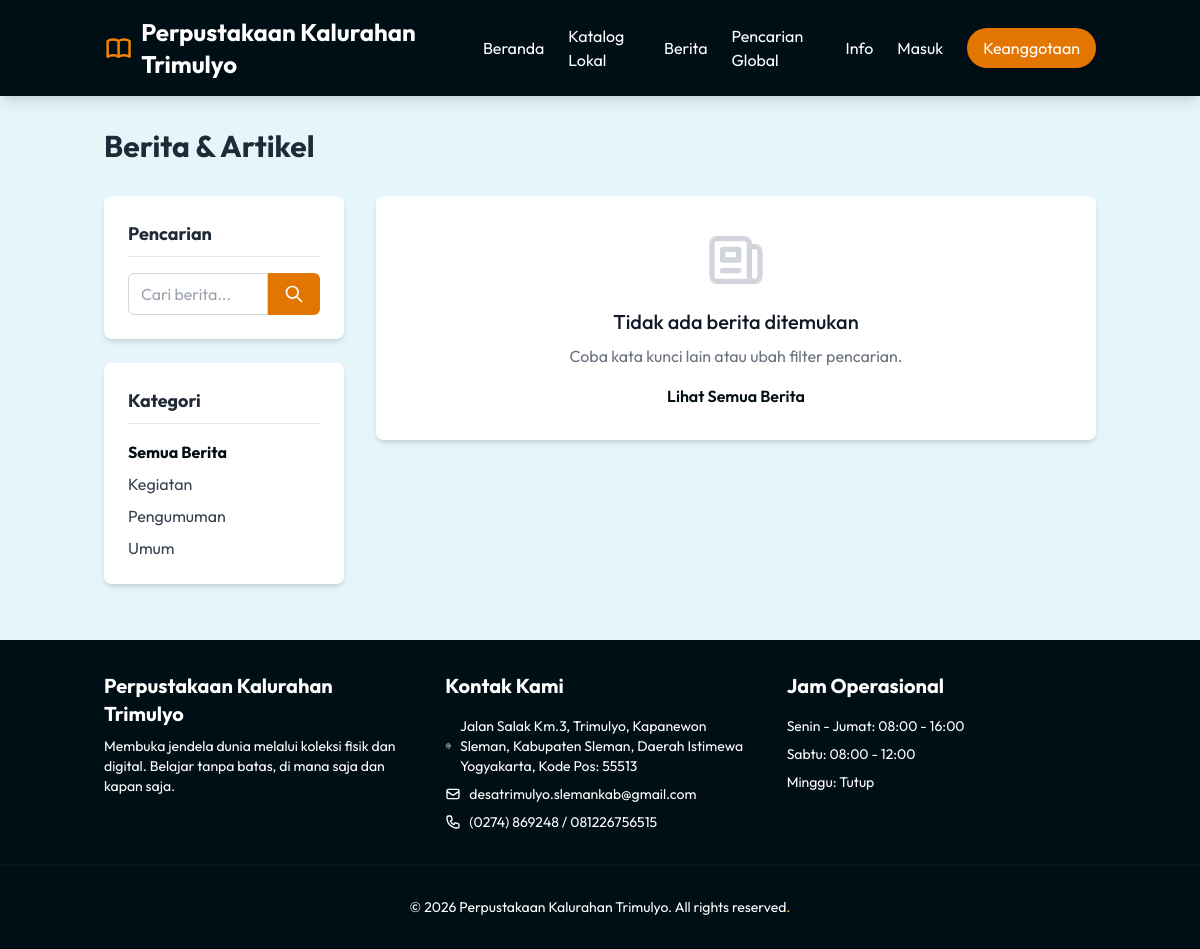
Page /news.php on the committed database.
### tables this page shows
CREATE TABLE `settings` (
  `id` int(11) NOT NULL AUTO_INCREMENT,
  `key_name` varchar(100) NOT NULL,
  `value` text DEFAULT NULL,
  `updated_at` timestamp NOT NULL DEFAULT current_timestamp() ON UPDATE current_timestamp(),
  PRIMARY KEY (`id`),
  UNIQUE KEY `key_name` (`key_name`)
);

CREATE TABLE `news_categories` (
  `id` int(11) NOT NULL AUTO_INCREMENT,
  `name` varchar(255) NOT NULL,
  `slug` varchar(255) NOT NULL,
  PRIMARY KEY (`id`),
  UNIQUE KEY `slug` (`slug`)
);

### includes/functions.php (called while the page is built, shortened)
<?php
function getSetting($pdo, $key, $default = '') {
    try {
        $stmt = $pdo->prepare("SELECT value FROM settings WHERE key_name = ?");
        $stmt->execute([$key]);
        $result = $stmt->fetchColumn();
        return $result !== false ? $result : $default;
    } catch (PDOException $e) {
        return $default;
    }
}
?>

### news.php (the view, shortened to what this page needs)
<?php
require_once 'config/database.php';
require_once 'includes/functions.php';
require_once 'includes/header.php';
$limit = 9;
$page = isset($_GET['page']) ? (int)$_GET['page'] : 1;
$start = ($page - 1) * $limit;
$search = isset($_GET['q']) ? trim($_GET['q']) : '';
$category_slug = isset($_GET['cat']) ? trim($_GET['cat']) : '';
$tag_slug = isset($_GET['tag']) ? trim($_GET['tag']) : '';
$where = "WHERE status = 'published'";
$params = [];
$stmt = $pdo->prepare("SELECT COUNT(*) FROM news $where");
$stmt->execute($params);
$total_results = $stmt->fetchColumn();
$total_pages = ceil($total_results / $limit);
$query = "SELECT news.*, news_categories.name as category_name, news_categories.slug as category_slug FROM news LEFT JOIN news_categories ON news.category_id = news_categories.id $where ORDER BY created_at DESC LIMIT $start, $limit";
$stmt = $pdo->prepare($query);
$stmt->execute($params);
$news_list = $stmt->fetchAll();
$cats = $pdo->query("SELECT * FROM news_categories ORDER BY name")->fetchAll();
?>
<div class="container mx-auto px-4 py-8">
    <div class="flex flex-col md:flex-row justify-between items-center mb-8">
        <h1 class="text-3xl font-bold text-gray-800 mb-4 md:mb-0">Berita & Artikel</h1>
    </div>
    <div class="flex flex-col md:flex-row gap-8">
        <div class="w-full md:w-1/4 order-2 md:order-1">
            <div class="bg-white p-6 rounded-lg shadow-md mb-6">
                <h3 class="font-bold text-lg mb-4 border-b pb-2">Pencarian</h3>
                <form action="" method="GET">
                    <div class="flex">
                        <input type="text" name="q" value="<?= htmlspecialchars($search) ?>" placeholder="Cari berita..." class="w-full border-gray-300 border rounded-l-md px-3 py-2 focus:outline-none focus:ring-1 focus:ring-icy_blue-200 focus:border-frosted_mint-600">
                        <button type="submit" class="bg-baby_pink-600 text-white px-4 rounded-r-md hover:bg-baby_pink-700">
                            <svg class="w-5 h-5" fill="none" stroke="currentColor" viewBox="0 0 24 24"><path stroke-linecap="round" stroke-linejoin="round" stroke-width="2" d="M21 21l-6-6m2-5a7 7 0 11-14 0 7 7 0 0114 0z"></path></svg>
                        </button>
                    </div>
                </form>
            </div>
            <div class="bg-white p-6 rounded-lg shadow-md mb-6">
                <h3 class="font-bold text-lg mb-4 border-b pb-2">Kategori</h3>
                <ul class="space-y-2">
                    <li>
                        <a href="news.php" class="flex items-center justify-between text-gray-700 hover:text-mauve-900 <?= empty($category_slug) ? 'font-bold text-mauve-900' : '' ?>">
                            <span>Semua Berita</span>
                        </a>
                    </li>
                    <?php foreach ($cats as $c): ?>
                        <li>
                            <a href="news.php?cat=<?= $c['slug'] ?>" class="flex items-center justify-between text-gray-700 hover:text-mauve-900 <?= $category_slug == $c['slug'] ? 'font-bold text-mauve-900' : '' ?>">
                                <span><?= htmlspecialchars($c['name']) ?></span>
                            </a>
                        </li>
                    <?php endforeach; ?>
                </ul>
            </div>
        </div>
        <div class="w-full md:w-3/4 order-1 md:order-2">
            <?php if (count($news_list) > 0): ?>
                <div class="grid grid-cols-1 md:grid-cols-2 lg:grid-cols-3 gap-6">
                    <?php foreach ($news_list as $item): ?>
                    <div class="bg-white rounded-lg shadow-md overflow-hidden hover:shadow-lg transition flex flex-col h-full">
                        <a href="news_detail.php?slug=<?= $item['slug'] ?>" class="block aspect-video bg-gray-200 overflow-hidden relative group">
                            <?php if ($item['image']): ?>
                                <img src="uploads/news/<?= htmlspecialchars($item['image']) ?>" alt="<?= htmlspecialchars($item['title']) ?>" class="w-full h-full object-cover transition duration-500 group-hover:scale-105">
                            <?php else: ?>
                                <div class="w-full h-full flex items-center justify-center text-gray-400 bg-gray-100">
                                    <svg class="w-12 h-12" fill="none" stroke="currentColor" viewBox="0 0 24 24"><path stroke-linecap="round" stroke-linejoin="round" stroke-width="2" d="M4 16l4.586-4.586a2 2 0 012.828 0L16 16m-2-2l1.586-1.586a2 2 0 012.828 0L20 14m-6-6h.01M6 20h12a2 2 0 002-2V6a2 2 0 00-2-2H6a2 2 0 00-2 2v12a2 2 0 002 2z"></path></svg>
                                </div>
                            <?php endif; ?>
                            <div class="absolute top-2 left-2 bg-mauve-900 text-white text-xs font-bold px-2 py-1 rounded opacity-90">
                                <?= htmlspecialchars($item['category_name'] ?? 'Umum') ?>
                            </div>
                        </a>
                        <div class="p-4 flex flex-col flex-grow">
                            <div class="text-xs text-gray-500 mb-2 flex items-center">
                                <svg class="w-3 h-3 mr-1" fill="none" stroke="currentColor" viewBox="0 0 24 24"><path stroke-linecap="round" stroke-linejoin="round" stroke-width="2" d="M8 7V3m8 4V3m-9 8h10M5 21h14a2 2 0 002-2V7a2 2 0 00-2-2H5a2 2 0 00-2 2v12a2 2 0 002 2z"></path></svg>
                                <?= date('d M Y', strtotime($item['created_at'])) ?>
                            </div>
                            <h2 class="text-lg font-bold text-gray-800 mb-2 line-clamp-2 hover:text-mauve-900 transition">
                                <a href="news_detail.php?slug=<?= $item['slug'] ?>"><?= htmlspecialchars($item['title']) ?></a>
                            </h2>
                            <p class="text-gray-600 text-sm mb-4 line-clamp-3 flex-grow">
                                <?= htmlspecialchars(substr(strip_tags($item['content']), 0, 150)) ?>...
                            </p>
                            <a href="news_detail.php?slug=<?= $item['slug'] ?>" class="text-frosted_mint-700 font-semibold text-sm hover:underline mt-auto inline-flex items-center">
                                Baca Selengkapnya
                                <svg class="w-4 h-4 ml-1" fill="none" stroke="currentColor" viewBox="0 0 24 24"><path stroke-linecap="round" stroke-linejoin="round" stroke-width="2" d="M14 5l7 7m0 0l-7 7m7-7H3"></path></svg>
                            </a>
                        </div>
                    </div>
                    <?php endforeach; ?>
                </div>
                <?php if ($total_pages > 1): ?>
                <div class="mt-8 flex justify-center">
                    <nav class="inline-flex rounded-md shadow-sm">
                        <?php if ($page > 1): ?>
                            <a href="?page=<?= $page - 1 ?>&q=<?= urlencode($search) ?>&cat=<?= urlencode($category_slug) ?>&tag=<?= urlencode($tag_slug) ?>" class="px-3 py-2 rounded-l-md border border-gray-300 bg-white text-sm font-medium text-gray-700 hover:bg-gray-50">
                                Previous
                            </a>
                        <?php endif; ?>
                        <?php for ($i = 1; $i <= $total_pages; $i++): ?>
                            <a href="?page=<?= $i ?>&q=<?= urlencode($search) ?>&cat=<?= urlencode($category_slug) ?>&tag=<?= urlencode($tag_slug) ?>" class="px-3 py-2 border-t border-b border-gray-300 bg-white text-sm font-medium <?= $i == $page ? 'text-mauve-900 bg-icy_blue-100' : 'text-gray-700 hover:bg-gray-50' ?>">
                                <?= $i ?>
                            </a>
                        <?php endfor; ?>
                        <?php if ($page < $total_pages): ?>
                            <a href="?page=<?= $page + 1 ?>&q=<?= urlencode($search) ?>&cat=<?= urlencode($category_slug) ?>&tag=<?= urlencode($tag_slug) ?>" class="px-3 py-2 rounded-r-md border border-gray-300 bg-white text-sm font-medium text-gray-700 hover:bg-gray-50">
                                Next
                            </a>
                        <?php endif; ?>
                    </nav>
                </div>
                <?php endif; ?>
            <?php else: ?>
                <div class="bg-white p-8 rounded-lg shadow-md text-center">
                    <h3 class="text-xl font-medium text-gray-900">Tidak ada berita ditemukan</h3>
                    <p class="text-gray-500 mt-2">Coba kata kunci lain atau ubah filter pencarian.</p>
                    <a href="news.php" class="inline-block mt-4 text-mauve-900 font-semibold hover:underline">Lihat Semua Berita</a>
                </div>
            <?php endif; ?>
        </div>
    </div>
</div>
<?php require_once 'includes/footer.php'; ?>

### includes/header.php (shortened to what this page needs)
<?php
$site_name = function_exists('getSetting') && isset($pdo) ? getSetting($pdo, 'library_name', 'Perpustakaan Hybrid') : 'Perpustakaan Hybrid';
$logo_mode = function_exists('getSetting') && isset($pdo) ? getSetting($pdo, 'logo_display_mode', 'logo_text') : 'logo_text';
?>
<!DOCTYPE html>
<html lang="id">
<head>
    <script src="https://cdn.tailwindcss.com"></script>
</head>
<body class="bg-frosted_mint-100 text-gray-800 flex flex-col min-h-screen pb-16 md:pb-0">
    <nav class="bg-mauve-900 text-white shadow-lg">
        <div class="container mx-auto px-4">
            <div class="flex justify-between items-center py-4">
                <a href="<?= BASE_URL ?>index.php" class="text-2xl font-bold flex items-center space-x-2">
                    <?php if ($logo_mode !== 'logo_only'): ?>
                        <span><?= htmlspecialchars($site_name) ?></span>
                    <?php endif; ?>
                </a>
                <div class="hidden md:flex space-x-6 items-center">
                    <a href="<?= BASE_URL ?>index.php" class="hover:text-lemon_chiffon-400 transition">Beranda</a>
                    <a href="<?= BASE_URL ?>catalog.php" class="hover:text-lemon_chiffon-400 transition">Katalog Lokal</a>
                    <a href="<?= BASE_URL ?>news.php" class="hover:text-lemon_chiffon-400 transition">Berita</a>
                    <a href="<?= BASE_URL ?>search_global.php" class="hover:text-lemon_chiffon-400 transition">Pencarian Global</a>
                    <a href="<?= BASE_URL ?>info.php" class="hover:text-lemon_chiffon-400 transition">Info</a>
                    <?php if (isset($_SESSION['member_id'])): ?>
                        <a href="<?= BASE_URL ?>member/index.php" class="hover:text-lemon_chiffon-400 transition font-bold">Dashboard</a>
                        <a href="<?= BASE_URL ?>logout.php" class="bg-red-500 hover:bg-red-600 text-white px-4 py-2 rounded-full transition shadow-md">Keluar</a>
                    <?php else: ?>
                        <a href="<?= BASE_URL ?>login.php" class="hover:text-lemon_chiffon-400 transition">Masuk</a>
                        <a href="<?= BASE_URL ?>register.php" class="bg-baby_pink-600 hover:bg-baby_pink-700 text-white px-4 py-2 rounded-full transition shadow-md">Keanggotaan</a>
                    <?php endif; ?>
                </div>
            </div>
        </div>
    </nav>
    <main class="flex-grow">

### includes/footer.php (shortened to what this page needs)
    </main>
    <?php
    $footer_name = isset($site_name) ? $site_name : (function_exists('getSetting') && isset($pdo) ? getSetting($pdo, 'library_name', 'Perpustakaan Hybrid') : 'Perpustakaan Hybrid');
    $footer_addr = function_exists('getSetting') && isset($pdo) ? getSetting($pdo, 'library_address', 'Kalurahan Trimulyo, Sleman, Daerah Istimewa Yogyakarta') : 'Kalurahan Trimulyo, Sleman, Daerah Istimewa Yogyakarta';
    $footer_email = function_exists('getSetting') && isset($pdo) ? getSetting($pdo, 'library_email', '') : '';
    $footer_phone = function_exists('getSetting') && isset($pdo) ? getSetting($pdo, 'library_phone', '') : '';
    ?>
    <footer class="bg-mauve-900 text-white py-8">
        <div class="container mx-auto px-4 grid md:grid-cols-3 gap-8">
            <div>
                <div class="flex items-start gap-4">
                    <div>
                        <h3 class="text-xl font-bold text-white mb-2"><?= htmlspecialchars($footer_name) ?></h3>
                        <p class="text-sm">
                            Membuka jendela dunia melalui koleksi fisik dan digital.
                            Belajar tanpa batas, di mana saja dan kapan saja.
                        </p>
                    </div>
                </div>
            </div>
            <div>
                <h3 class="text-xl font-bold text-white mb-4">Kontak Kami</h3>
                <ul class="space-y-2 text-sm">
                    <li class="flex items-center">
                        <?= htmlspecialchars($footer_addr) ?>
                    </li>
                    <li class="flex items-center">
                        <svg class="h-4 w-4 mr-2" fill="none" viewBox="0 0 24 24" stroke="currentColor"><path stroke-linecap="round" stroke-linejoin="round" stroke-width="2" d="M3 8l7.89 5.26a2 2 0 002.22 0L21 8M5 19h14a2 2 0 002-2V7a2 2 0 00-2-2H5a2 2 0 00-2 2v10a2 2 0 002 2z" /></svg>
                        <?= htmlspecialchars($footer_email) ?>
                    </li>
                    <li class="flex items-center">
                        <?= htmlspecialchars($footer_phone) ?>
                    </li>
                </ul>
            </div>
            <div>
                <h3 class="text-xl font-bold text-white mb-4">Jam Operasional</h3>
                <ul class="space-y-2 text-sm">
                    <li>Senin - Jumat: 08:00 - 16:00</li>
                    <li>Sabtu: 08:00 - 12:00</li>
                    <li>Minggu: Tutup</li>
                </ul>
            </div>
        </div>
        <div class="text-center text-sm mt-8 pt-8 border-t border-mauve-800">
            &copy; <?php echo date('Y'); ?> <?= htmlspecialchars($footer_name) ?>. All rights reserved<a href="<?= BASE_URL ?>admin/index.php" class="text-lemon_chiffon-400 hover:text-lemon_chiffon-300">.</a>
        </div>
    </footer>
</body>
</html>

### includes/header.php (style rules this page uses)
body { font-family: 'Outfit', sans-serif; }

### rows in the picture
settings: value "Perpustakaan Kalurahan Trimulyo"
news_categories: name "Kegiatan"
news_categories: name "Pengumuman"
news_categories: name "Umum"
settings: value "Jalan Salak Km.3, Trimulyo, Kapanewon Sleman, Kabupaten Sleman, Daerah Istimewa Yogyakarta, Kode Pos: 55513"
settings: value "desatrimulyo.slemankab@gmail.com"
settings: value "(0274) 869248 / 081226756515"
